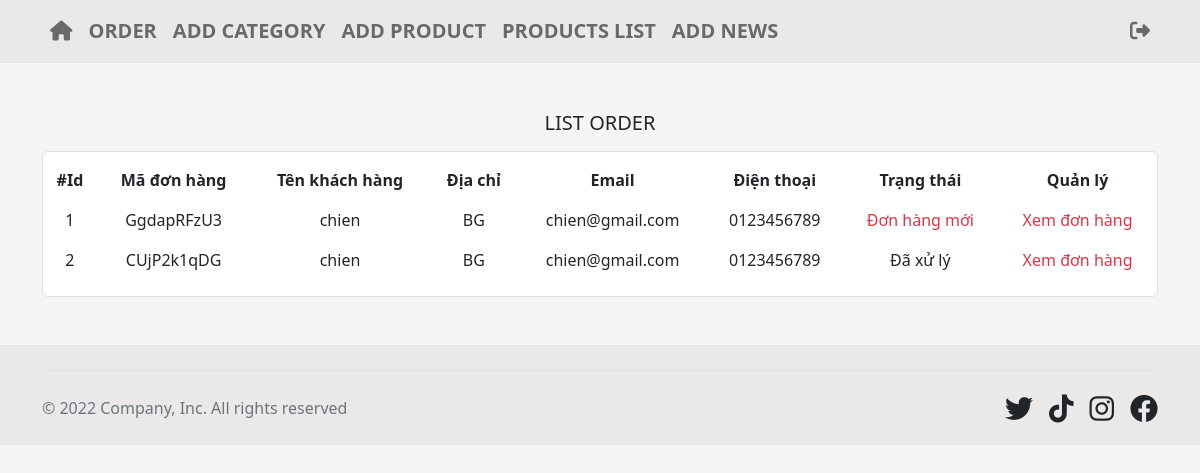
Page /index.php?action=order&query=listed (signed in) on the committed database.
### tables this page shows
CREATE TABLE `cart` (
  `cart_id` int(11) NOT NULL,
  `client_id` int(11) NOT NULL,
  `code` varchar(20) NOT NULL,
  `status` int(11) NOT NULL
);

CREATE TABLE `client` (
  `client_id` int(11) NOT NULL,
  `username` varchar(100) NOT NULL,
  `email` varchar(100) NOT NULL,
  `address` varchar(200) NOT NULL,
  `password` varchar(100) NOT NULL,
  `phone` varchar(20) NOT NULL
);

### order/listed.php (the view)
<?php
  $sql = "SELECT * FROM cart, client WHERE cart.client_id=client.client_id
  ORDER BY cart.cart_id DESC";
  $result = $conn->query($sql);
  if ($result->num_rows > 0) {
?>
<div class="col-lg-12 my-5">
<h5 class="text-uppercase text-center">list order</h5>
<div class="bg-white border rounded mt-3">
<table class="table table-hover mt-2 table-borderless ">
  <thead class="text-center table-hover thead-light">
    <tr>
      <th class="align-middle">#Id</th>
      <th class="align-middle">Mã đơn hàng</th>
      <th class="align-middle">Tên khách hàng</th>
      <th class="align-middle">Địa chỉ</th>
      <th class="align-middle">Email</th>
      <th class="align-middle">Điện thoại</th>
      <th class="align-middle">Trạng thái</th>
      <th class="align-middle">Quản lý</th>
    </tr>
  </thead>
  <tbody class="text-center">
  <?php
   $i = 0;
   while($row = $result->fetch_array()) {
       $i++;
  ?>
  <tr>
  <td><?php echo $i ?></td>
    <td class="align-middle"><?php echo $row['code'] ?></td>
    <td class="align-middle"><?php echo $row['username'] ?></td>
    <td class="align-middle"><?php echo $row['address'] ?></td>
    <td class="align-middle"><?php echo $row['email'] ?></td>
    <td class="align-middle"><?php echo $row['phone'] ?></td>
    <td class="align-middle">
        <?php
            if($row['status']==1){
                echo '<a class="text-danger text-decoration-none" href="modules/order/processing.php?code='.$row['code'].' ">Đơn hàng mới</a>';
            }else{
                echo 'Đã xử lý';
            }
        ?>
    </td>
    <td class="align-middle">
        <a class="text-danger text-decoration-none" href="index.php?action=order&query=check&code=<?php echo $row['code']?>">Xem đơn hàng</a>
    </td>
  </tr>
    <?php }
} else {
} ?>
</table>
</div>
</div>

### index.php (style rules this page uses)
body { background-color: #f5f5f5; }

### rows in the picture
cart: code "GgdapRFzU3", client.username "chien", client.address "BG", client.email "chien@gmail.com", client.phone "0123456789"
cart: code "CUjP2k1qDG", client.username "chien", client.address "BG", client.email "chien@gmail.com", client.phone "0123456789", status "Đã xử lý"
